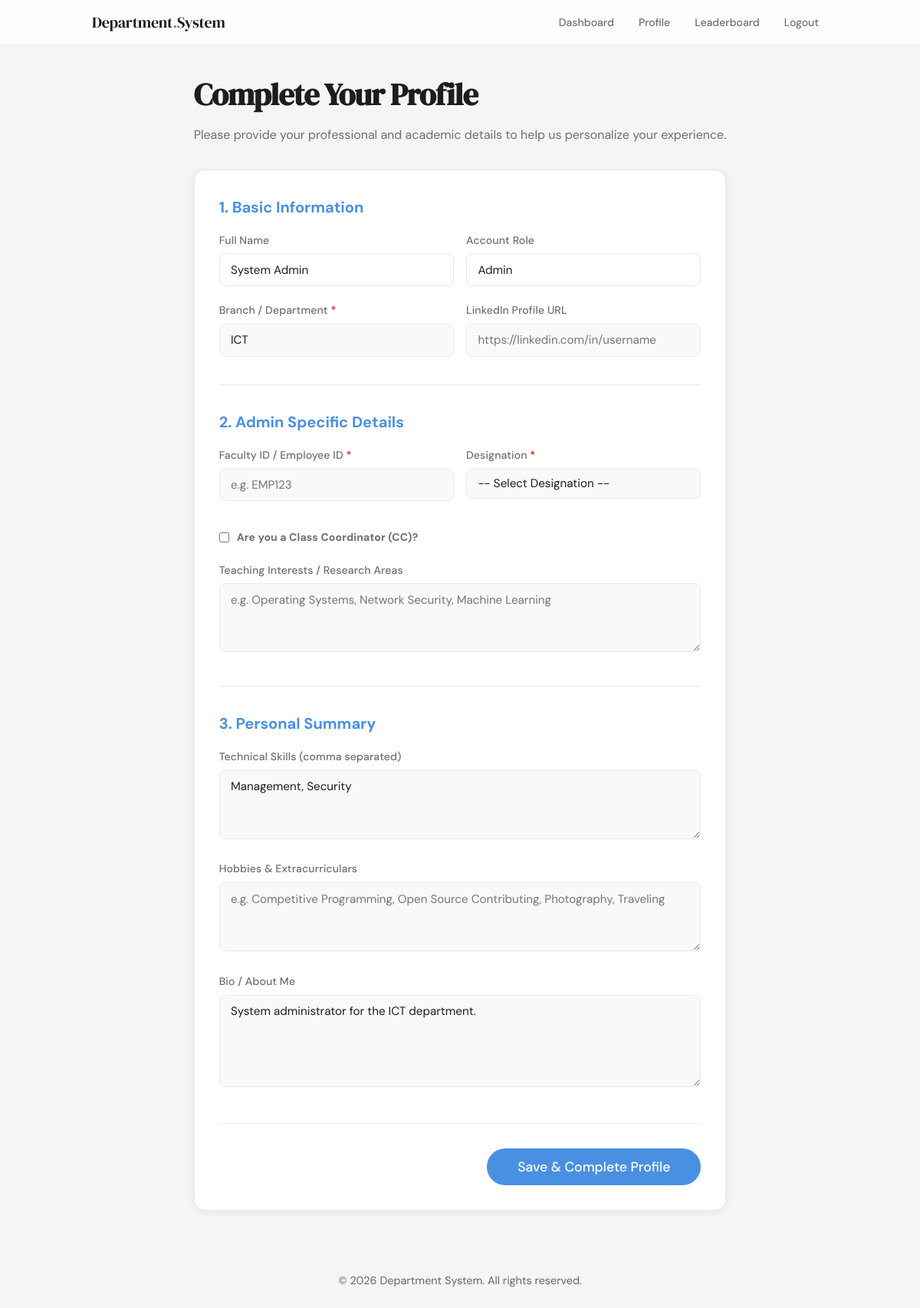
The app's page /public/community/profile.php (signed in), older data.
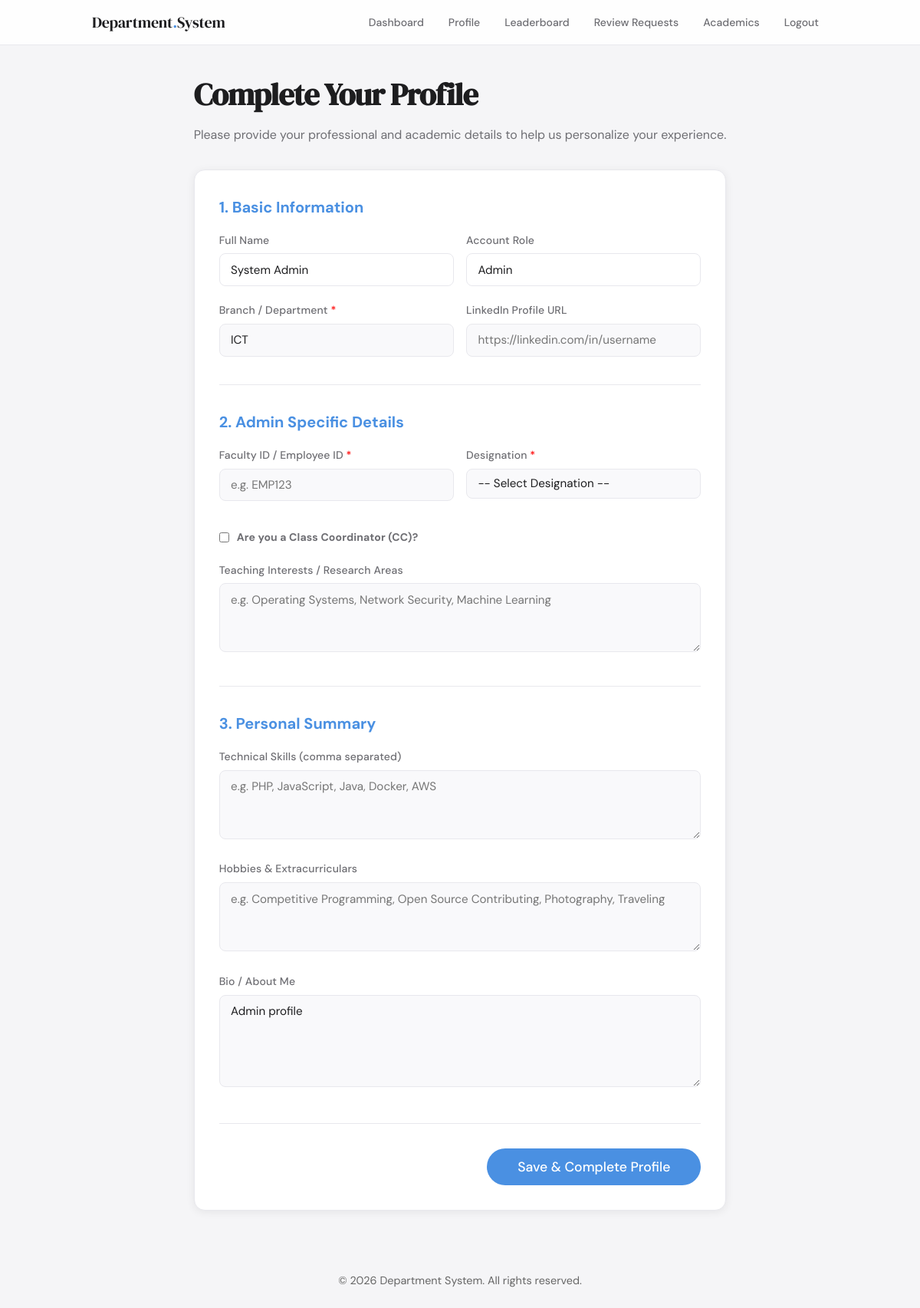
The same page, newer data.
### tables this page shows
CREATE TABLE IF NOT EXISTS profiles (
    id INT AUTO_INCREMENT PRIMARY KEY,
    user_id INT UNIQUE NOT NULL,
    branch VARCHAR(100),
    skills TEXT,
    expertise_area TEXT,
    company VARCHAR(255),
    designation VARCHAR(255),
    bio TEXT,
    github_url VARCHAR(255),
    leetcode_url VARCHAR(255),
    portfolio_url VARCHAR(255),
    hobbies TEXT,
    target_role VARCHAR(100),
    is_alumni TINYINT DEFAULT 0,
    college_name VARCHAR(255),
    graduation_year VARCHAR(10),
    degree VARCHAR(100),
    experience_years INT,
    teaching_interests TEXT,
    is_cc TINYINT DEFAULT 0,
    cc_class VARCHAR(50),
    cc_semester INT,
    community_score INT DEFAULT 0,
    created_at TIMESTAMP DEFAULT CURRENT_TIMESTAMP,
    FOREIGN KEY (user_id) REFERENCES users(id) ON DELETE CASCADE
);

### app/middleware/auth.php (called while the page is built, shortened)
<?php
if (!function_exists('has_permission')) {
    function has_permission($permission) {
        return isset($_SESSION['permissions']) && in_array($permission, $_SESSION['permissions']);
    }
}

### public/community/profile.php (the view, shortened to what the changed rows need)
<?php
require_once __DIR__ . '/../../app/middleware/auth.php';
require_once __DIR__ . '/../../app/config/db.php';
$user_id = (int) $_SESSION['user_id'];
$role = $_SESSION['role'];
$uStmt = $conn->prepare("SELECT name, class_name, semester, roll_no, emp_id, linkedin_url FROM users WHERE id = ?");
$uStmt->bind_param("i", $user_id);
$uStmt->execute();
$user_data = $uStmt->get_result()->fetch_assoc();
$pStmt = $conn->prepare("
    SELECT branch, skills, expertise_area, company, designation, bio,
           github_url, leetcode_url, portfolio_url, hobbies, target_role,
           is_alumni, college_name, graduation_year, degree, experience_years,
           teaching_interests, is_cc, cc_class, cc_semester
    FROM profiles WHERE user_id = ?
");
$pStmt->bind_param("i", $user_id);
$pStmt->execute();
$profile_data = $pStmt->get_result()->fetch_assoc() ?? [];
include __DIR__ . '/../../app/includes/header.php';
?>
<div class="wrapper" style="padding: 2rem;">
    <div style="max-width: 900px; margin: 0 auto;">
        <h1 class="page-title" style="font-family: 'DM Serif Display', serif; font-size: 2.5rem; margin-bottom: 0.5rem;">Complete Your Profile</h1>
        <div class="card">
            <form action="../../app/actions/community/save_profile.php" method="POST" id="profileForm">
                <div style="margin-bottom: 2rem; border-bottom: 1px solid var(--border); padding-bottom: 1rem;">
                    <h2 style="font-size: 1.25rem; margin-bottom: 1rem; color: var(--accent);">1. Basic Information</h2>
                    <div class="grid-2">
                        <div class="form-group">
                            <label>Branch / Department <span style="color:red;">*</span></label>
                            <input type="text" name="branch" value="<?= htmlspecialchars($profile_data['branch'] ?? '') ?>" required placeholder="e.g. Information Technology">
                        </div>
                    </div>
                </div>
                <div style="margin-bottom: 2rem; border-bottom: 1px solid var(--border); padding-bottom: 1rem;">
                    <h2 style="font-size: 1.25rem; margin-bottom: 1rem; color: var(--accent);">2. <?= ucfirst($role) ?> Specific Details</h2>
                    <?php if (in_array($role, ['faculty', 'admin'])): ?>
                        <div class="grid-2">
                            <div class="form-group">
                                <label>Faculty ID / Employee ID <span style="color:red;">*</span></label>
                                <input type="text" name="emp_id" value="<?= htmlspecialchars($user_data['emp_id'] ?? '') ?>" required placeholder="e.g. EMP123">
                            </div>
                            <div class="form-group">
                                <label>Designation <span style="color:red;">*</span></label>
                                <select name="designation" required>
                                    <option value="">-- Select Designation --</option>
                                </select>
                            </div>
                        </div>
                        <div class="form-group" style="margin-top: 1rem;">
                            <label style="display: flex; align-items: center; gap: 10px; cursor: pointer;">
                                <input type="checkbox" name="is_cc" value="1" <?= ($profile_data['is_cc'] ?? 0) ? 'checked' : '' ?> onchange="toggleCCFields(this.checked)">
                                <strong>Are you a Class Coordinator (CC)?</strong>
                            </label>
                        </div>
                        <div class="form-group">
                            <label>Teaching Interests / Research Areas</label>
                            <textarea name="teaching_interests" placeholder="e.g. Operating Systems, Network Security, Machine Learning" style="height: 80px;"><?= htmlspecialchars($profile_data['teaching_interests'] ?? '') ?></textarea>
                        </div>
                    <?php endif; ?>
                </div>
                <div>
                    <h2 style="font-size: 1.25rem; margin-bottom: 1rem; color: var(--accent);">3. Personal Summary</h2>
                    <div class="form-group">
                        <label>Technical Skills <span class="text-muted">(comma separated)</span></label>
                        <textarea name="skills" placeholder="e.g. PHP, JavaScript, Java, Docker, AWS" style="height: 80px;"><?= htmlspecialchars($profile_data['skills'] ?? '') ?></textarea>
                    </div>
                    <div class="form-group">
                        <label>Bio / About Me</label>
                        <textarea name="bio" placeholder="Tell us about yourself and your journey..." style="height: 120px;"><?= htmlspecialchars($profile_data['bio'] ?? '') ?></textarea>
                    </div>
                </div>
            </form>
        </div>
    </div>
</div>
<?php require_once __DIR__ . '/../../app/includes/footer.php'; ?>

### app/includes/header.php (shortened to what the changed rows need)
<?php
$show_nav   = $show_nav ?? true;
$user_id    = $_SESSION['user_id'] ?? null;
$doc_root = str_replace('\\', '/', $_SERVER['DOCUMENT_ROOT']);
$proj_root = str_replace('\\', '/', realpath(__DIR__ . '/../../'));
$base_path = str_replace($doc_root, '', $proj_root);
$base_path = '/' . ltrim(str_replace('\\', '/', $base_path), '/');
$base_path = rtrim($base_path, '/');
?>
<!DOCTYPE html>
<html lang="en">
<head>
  <link rel="stylesheet" href="<?= $base_path ?>/public/assets/css/style.css">
</head>
<body>
<header class="site-header">
  <div class="header-inner">
    <?php if ($show_nav && $user_id): ?>
    <nav class="header-nav">
      <a href="<?= $base_path ?>/public/dashboard.php" class="nav-link">Dashboard</a>
      <a href="<?= $base_path ?>/public/community/profile.php" class="nav-link">Profile</a>
      <a href="<?= $base_path ?>/public/community/leaderboard.php" class="nav-link">Leaderboard</a>
      <?php if (has_permission('view_expert_dashboard')): ?>
        <a href="<?= $base_path ?>/public/community/reviewer_dashboard.php" class="nav-link">Review Requests</a>
      <?php endif; ?>
      <?php if (has_permission('view_faculty_dashboard')): ?>
        <a href="<?= $base_path ?>/public/academics/manage_subjects.php" class="nav-link">Academics</a>
      <?php endif; ?>
      <a href="<?= $base_path ?>/app/auth/logout.php" class="nav-link">Logout</a>
    </nav>
    <?php endif; ?>
  </div>
</header>
<main class="main-content">

Row changes from the older to the newer data that the page shows:
changed profiles "ICT": bio "System administrator for the ICT department." → "Admin profile"; skills "Management, Security" → (not shown)
Text that changed along with them:
text now shown: "Review Requests Academics"
